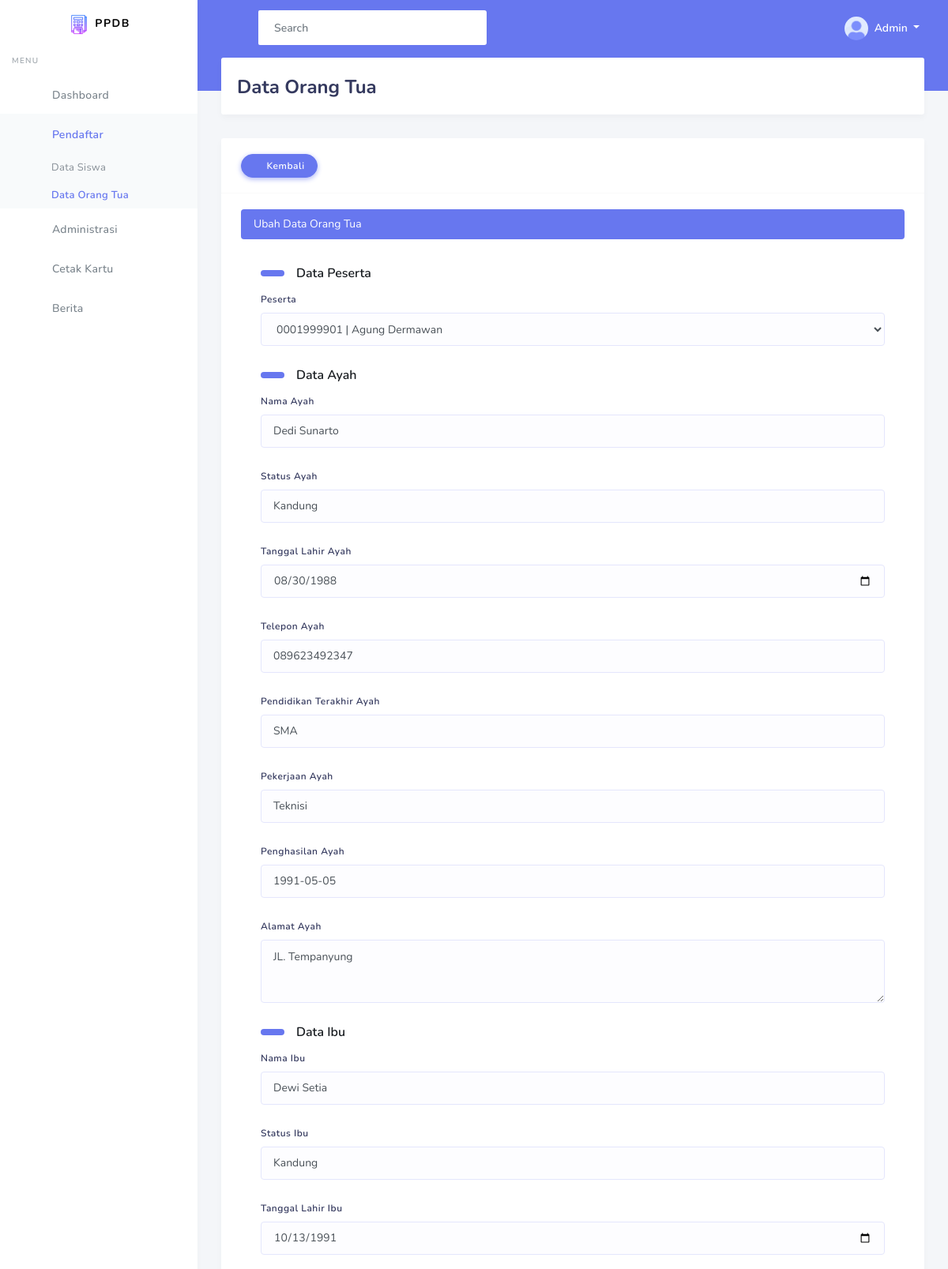
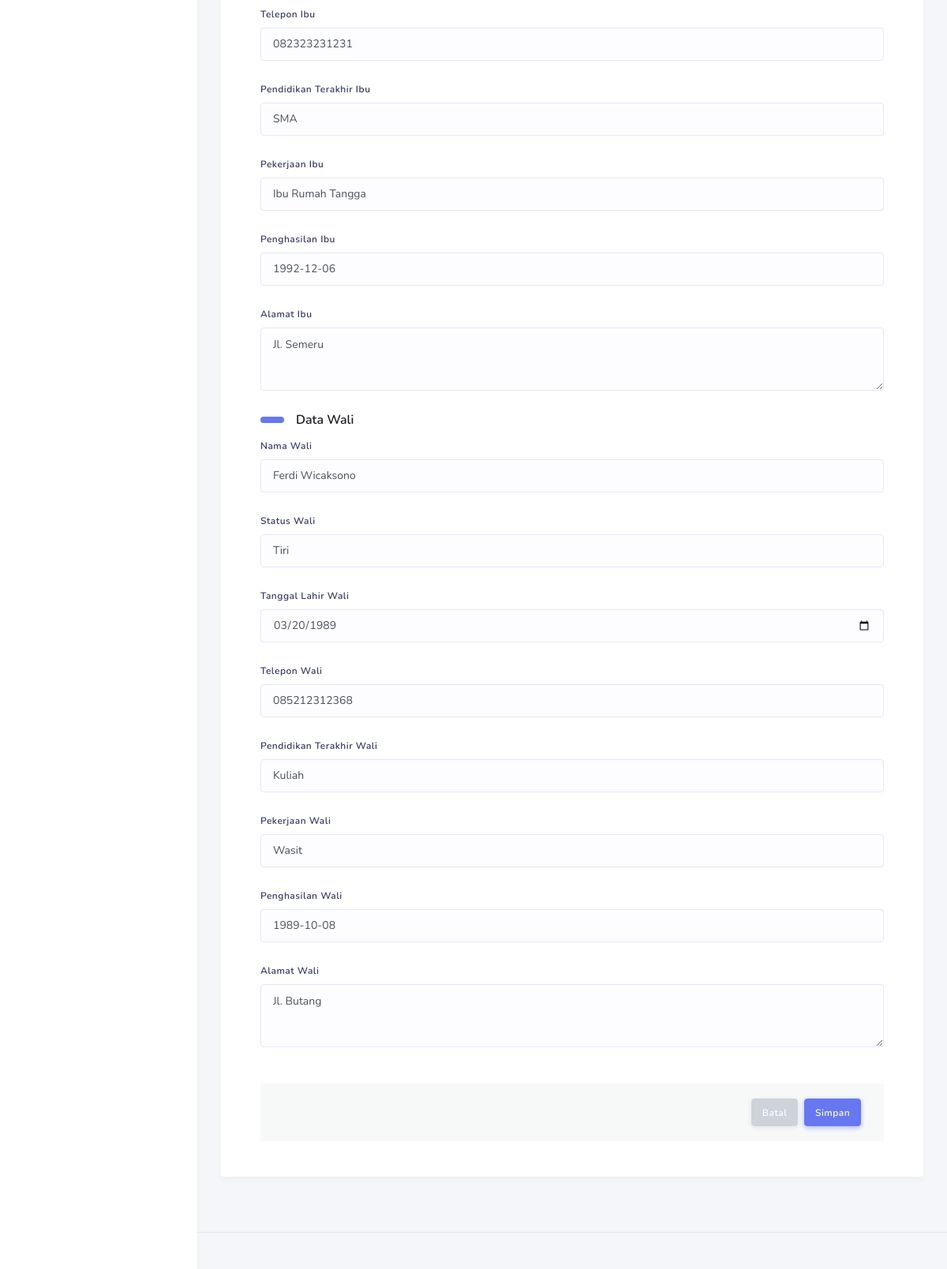
The page /view/ortu/ubahData.php?id=1 (signed in) on the database its author committed (2 pictures, top to bottom).
### tables this page shows
CREATE TABLE `orang_tua_wali` (
  `Id_Orang_Tua_Wali` int(11) NOT NULL,
  `Id_Identitas_Siswa` int(11) NOT NULL,
  `Nama_Ayah` varchar(30) NOT NULL,
  `Status_Ayah` varchar(10) NOT NULL,
  `Tgl_Lahir_Ayah` date NOT NULL,
  `Telepon_Ayah` varchar(14) NOT NULL,
  `Pendidikan_Terakhir_Ayah` varchar(20) NOT NULL,
  `Pekerjaan_Ayah` varchar(30) NOT NULL,
  `Penghasilan_Ayah` varchar(10) NOT NULL,
  `Alamat_Ayah` varchar(165) NOT NULL,
  `Nama_Ibu` varchar(30) NOT NULL,
  `Status_Ibu` varchar(10) NOT NULL,
  `Tgl_Lahir_Ibu` date NOT NULL,
  `Telepon_Ibu` varchar(14) NOT NULL,
  `Pendidikan_Terakhir_Ibu` varchar(20) NOT NULL,
  `Pekerjaan_Ibu` varchar(30) NOT NULL,
  `Penghasilan_Ibu` varchar(10) NOT NULL,
  `Alamat_Ibu` varchar(165) NOT NULL,
  `Nama_Wali` varchar(30) NOT NULL,
  `Status_Wali` varchar(10) NOT NULL,
  `Tgl_Lahir_Wali` date NOT NULL,
  `Telepon_Wali` varchar(14) NOT NULL,
  `Pendidikan_Terakhir_Wali` varchar(20) NOT NULL,
  `Pekerjaan_Wali` varchar(30) NOT NULL,
  `Penghasilan_Wali` varchar(10) NOT NULL,
  `Alamat_Wali` varchar(165) NOT NULL,
  `tgl_buat` datetime NOT NULL,
  `tgl_ubah` timestamp NOT NULL DEFAULT current_timestamp() ON UPDATE current_timestamp()
);

### view/ortu/ubahData.php (the view, shortened to what this page needs)
<?php
	$title = "Data Orang Tua";
	require("../template/header.php");
?>
<section class="section">
  <div class="section-header">
    <h1><?= $title; ?></h1>
  </div>
  <div class="section-body">
    <div class="row">
      <div class="col-12">
        <div class="card">
          <div class="card-header">
            <a href="tampilData.php" type="button" class="btn btn-primary daterange-btn icon-left btn-icon">
              <i class="fas fa-arrow-left"></i> Kembali
            </a>
          </div>
          <div class="card-body">
          	<nav aria-label="breadcrumb">
              <ol class="breadcrumb bg-primary text-white-all">
                <li class="breadcrumb-item active" aria-current="page">Ubah Data Orang Tua</li>
              </ol>
            </nav>
          	<?php
          		include('../../config/connection.php');
                $data = mysqli_query($conn, "SELECT a.*, b.Id_Identitas_Siswa as id_identitas FROM orang_tua_wali a
                										LEFT JOIN identitas_siswa b ON a.Id_Identitas_Siswa = b.Id_Identitas_Siswa
                										WHERE Id_Orang_Tua_Wali = '$_GET[id]'
											") or die(mysqli_error($conn));
                foreach ($data as $row) {
          	?>
            <form class="needs-validation" novalidate="" action="../../controller/admin/ortu.php" method="POST">
		      <div class="modal-body">
		      	<div class="section-title mt-0 ">Data Peserta</div>
		      	<div class="form-group">
		          <label>Peserta</label>
			      <select class="form-control" name="peserta" required="">
			    	<?php
			        	include('../../config/connection.php');
			        	$data = mysqli_query($conn, "SELECT Id_Identitas_Siswa, NISN, Nama_Peserta_Didik FROM identitas_siswa WHERE Id_Identitas_Siswa = '$row[id_identitas]'");
			        	foreach ($data as $s) {
			        ?>
			        <option value="<?= $s['Id_Identitas_Siswa']; ?>" <?php echo 'selected'; ?> ><?= $s['NISN'] . " | " . $s['Nama_Peserta_Didik']; ?></option>
			    	<?php } ?>
			      </select>
			    </div>
		      	<div class="section-title mt-0 ">Data Ayah</div>
		        <div class="form-group">
		          <label>Nama Ayah</label>
		          <input type="text" class="form-control" name="nama_ayah" required="" value="<?= $row['Nama_Ayah'] ?>">
		        </div>
		        <div class="form-group">
		          <label>Status Ayah</label>
		          <input type="text" class="form-control" name="status_ayah" required="" value="<?= $row['Status_Ayah'] ?>">
		        </div>
		        <div class="form-group">
		          <label>Tanggal Lahir Ayah</label>
		          <input type="date" class="form-control" name="tanggal_lahir_ayah" required="" value="<?= $row['Tgl_Lahir_Ayah'] ?>">
		        </div>
		        <div class="form-group">
		          <label>Telepon Ayah</label>
		          <input type="number" class="form-control" name="telepon_ayah" required="" value="<?= $row['Telepon_Ayah'] ?>">
		        </div>
		        <div class="form-group">
		          <label>Pendidikan Terakhir Ayah</label>
		          <input type="text" class="form-control" name="pendidikan_terakhir_ayah" required="" value="<?= $row['Pendidikan_Terakhir_Ayah'] ?>">
		        </div>
		        <div class="form-group">
		          <label>Pekerjaan Ayah</label>
		          <input type="text" class="form-control" name="pekerjaan_ayah" required="" value="<?= $row['Pekerjaan_Ayah'] ?>">
		        </div>
		        <div class="form-group">
		          <label>Penghasilan Ayah</label>
		          <input type="text" class="form-control" name="penghasilan_ayah" required="" value="<?= $row['Penghasilan_Ayah'] ?>">
		        </div>
		        <div class="form-group">
		          <label>Alamat Ayah</label>
		          <textarea type="text" class="form-control" name="alamat_ayah" required="" style="height:80px"><?= $row['Alamat_Ayah'] ?></textarea>
		        </div>
		        <div class="section-title mt-0 ">Data Ibu</div>
		        <div class="form-group">
		          <label>Nama Ibu</label>
		          <input type="text" class="form-control" name="nama_ibu" required="" value="<?= $row['Nama_Ibu'] ?>">
		        </div>
		        <div class="form-group">
		          <label>Status Ibu</label>
		          <input type="text" class="form-control" name="status_ibu" required="" value="<?= $row['Status_Ibu'] ?>">
		        </div>
		        <div class="form-group">
		          <label>Tanggal Lahir Ibu</label>
		          <input type="date" class="form-control" name="tanggal_lahir_ibu" required="" value="<?= $row['Tgl_Lahir_Ibu'] ?>">
		        </div>
		        <div class="form-group">
		          <label>Telepon Ibu</label>
		          <input type="number" class="form-control" name="telepon_ibu" required="" value="<?= $row['Telepon_Ibu'] ?>">
		        </div>
		        <div class="form-group">
		          <label>Pendidikan Terakhir Ibu</label>
		          <input type="text" class="form-control" name="pendidikan_terakhir_ibu" required="" value="<?= $row['Pendidikan_Terakhir_Ibu'] ?>">
		        </div>
		        <div class="form-group">
		          <label>Pekerjaan Ibu</label>
		          <input type="text" class="form-control" name="pekerjaan_ibu" required="" value="<?= $row['Pekerjaan_Ibu'] ?>">
		        </div>
		        <div class="form-group">
		          <label>Penghasilan Ibu</label>
		          <input type="text" class="form-control" name="penghasilan_ibu" required="" value="<?= $row['Penghasilan_Ibu'] ?>">
		        </div>
		        <div class="form-group">
		          <label>Alamat Ibu</label>
		          <textarea type="text" class="form-control" name="alamat_ibu" required="" style="height:80px"><?= $row['Alamat_Ibu'] ?></textarea>
		        </div>
		        <div class="section-title mt-0 ">Data Wali</div>
		        <div class="form-group">
		          <label>Nama Wali</label>
		          <input type="text" class="form-control" name="nama_wali" required="" value="<?= $row['Nama_Wali'] ?>">
		        </div>
		        <div class="form-group">
		          <label>Status Wali</label>
		          <input type="text" class="form-control" name="status_wali" required="" value="<?= $row['Status_Wali'] ?>">
		        </div>
		        <div class="form-group">
		          <label>Tanggal Lahir Wali</label>
		          <input type="date" class="form-control" name="tanggal_lahir_wali" required="" value="<?= $row['Tgl_Lahir_Wali'] ?>">
		        </div>
		        <div class="form-group">
		          <label>Telepon Wali</label>
		          <input type="number" class="form-control" name="telepon_wali" required="" value="<?= $row['Telepon_Wali'] ?>">
		        </div>
		        <div class="form-group">
		          <label>Pendidikan Terakhir Wali</label>
		          <input type="text" class="form-control" name="pendidikan_terakhir_wali" required="" value="<?= $row['Pendidikan_Terakhir_Wali'] ?>">
		        </div>
		        <div class="form-group">
		          <label>Pekerjaan Wali</label>
		          <input type="text" class="form-control" name="pekerjaan_wali" required="" value="<?= $row['Pekerjaan_Wali'] ?>">
		        </div>
		        <div class="form-group">
		          <label>Penghasilan Wali</label>
		          <input type="text" class="form-control" name="penghasilan_wali" required="" value="<?= $row['Penghasilan_Wali'] ?>">
		        </div>
		        <div class="form-group">
		          <label>Alamat Wali</label>
		          <textarea type="text" class="form-control" name="alamat_wali" required="" style="height:80px"><?= $row['Alamat_Wali'] ?></textarea>
		        </div>
		        <br>
		        <div class="modal-footer bg-whitesmoke br">
		          <a href="tampilData.php" type="button" class="btn btn-secondary">Batal</a>
		          <button class="btn btn-primary" name="ubahData">Simpan</button>
		        </div>
		      </div>
		    </form>
        	<?php } ?>
            </div>
          </div>
        </div>
      </div>
    </div>
  </div>
<?php require("../template/footer.php");?>

### rows shown on the page
orang_tua_wali: nama_ayah "Dedi Sunarto", status_ayah "Kandung", tanggal_lahir_ayah "08/30/1988", telepon_ayah "089623492347", pendidikan_terakhir_ayah "SMA", pekerjaan_ayah "Teknisi", penghasilan_ayah "1991-05-05", alamat_ayah "JL. Tempanyung", nama_ibu "Dewi Setia", status_ibu "Kandung", tanggal_lahir_ibu "10/13/1991", telepon_ibu "082323231231", pendidikan_terakhir_ibu "SMA", pekerjaan_ibu "Ibu Rumah Tangga", penghasilan_ibu "1992-12-06", alamat_ibu "Jl. Semeru", nama_wali "Ferdi Wicaksono", status_wali "Tiri", tanggal_lahir_wali "03/20/1989", telepon_wali "085212312368", pendidikan_terakhir_wali "Kuliah", pekerjaan_wali "Wasit", penghasilan_wali "1989-10-08", alamat_wali "Jl. Butang"

### other values the page prints
$_SESSION['nama'] "Admin"
$title "Data Orang Tua"
form field peserta "0001999901 | Agung Dermawan"
